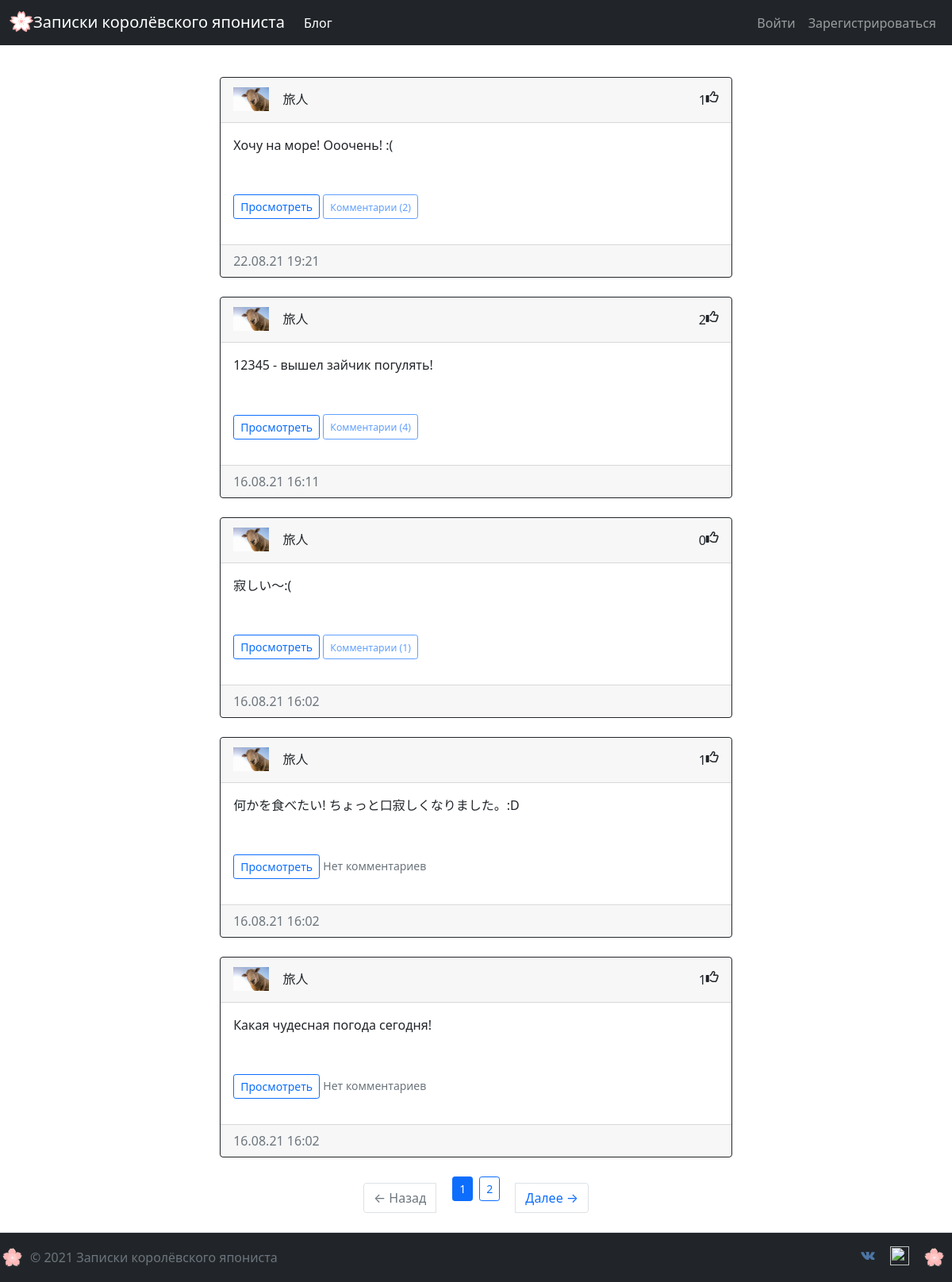
Page /home on the earlier database version.
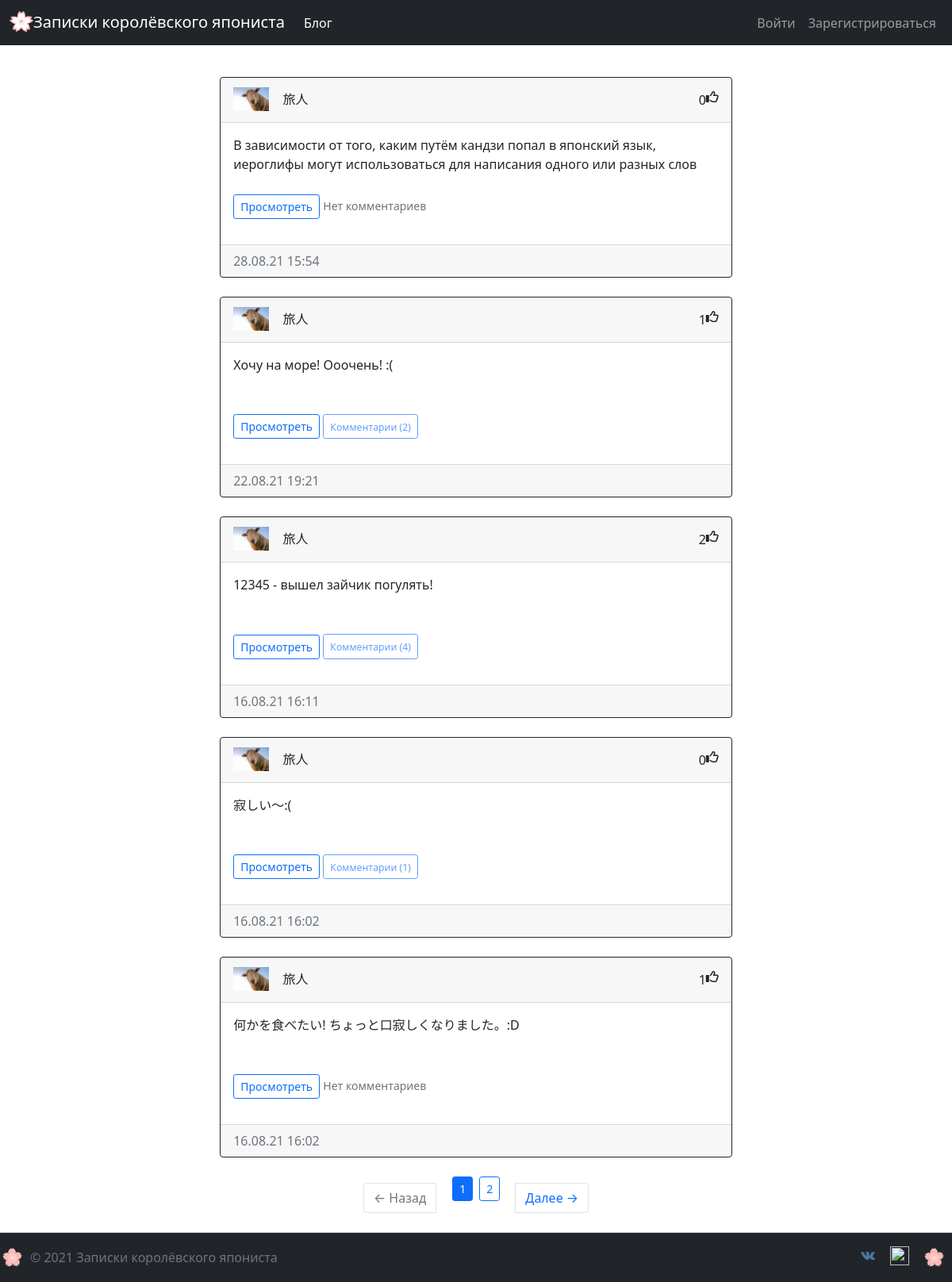
Same page on the later database version.
### app/models.py (models this page shows, shortened)
class Post(db.Model):
    id = db.Column(db.Integer, primary_key=True)
    text = db.Column(db.Text(400), nullable=False)
    created_date = db.Column(db.DateTime(timezone=True), default=func.now())
    author = db.Column(db.Integer, db.ForeignKey('user.id'), nullable=False)
    comments = db.relationship('Comment', backref='post', passive_deletes=True)
    likes = db.relationship('Like', backref='post', passive_deletes=True)

class User(db.Model, UserMixin):
    id = db.Column(db.Integer, primary_key=True)
    email = db.Column(db.String(50), unique=True)
    username = db.Column(db.String(50), unique=True)
    password = db.Column(db.String(10))
    created_date = db.Column(db.DateTime(timezone=True), default=func.now())
    admin = db.Column(db.Boolean, default=False)
    about_me = db.Column(db.String(140))
    last_seen = db.Column(db.DateTime(timezone=True), default=func.now())
    avatar = db.Column(db.String(50), default=None)
    posts = db.relationship('Post', backref='user')
    comments = db.relationship('Comment', backref='user')
    likes = db.relationship('Like', backref='user')
    def get_avatar(self, size):
        if self.avatar:
            return f'/static/avatars/{self.username}_{self.avatar}'
        else:
            digest = md5(self.email.lower().encode('utf-8')).hexdigest()
            return f'https://www.gravatar.com/avatar/{digest}?d=identicon&s={size}'

### app/views.py (the view)
@views.route('/home')
def home():
    page = request.args.get('page', 1, type=int)
    posts = Post.query.order_by(desc('id')).paginate(
        page, 5, False)
    next_url = url_for('views.home', page=posts.next_num) \
        if posts.has_next else None
    prev_url = url_for('views.home', page=posts.prev_num) \
        if posts.has_prev else None
    return render_template('home.html', user=current_user, posts=posts, next_url=next_url, prev_url=prev_url)

### app/views.py (called while the page is built)
@views.before_app_request
def before_request():
    if current_user.is_authenticated:
        current_user.last_seen = datetime.now()
        db.session.commit()

### app/templates/home.html (shortened to what this page needs)
{% extends 'base.html' %}
{% block content %}
<br/>
<div class="container md-3 for-post">
{% for post in posts.items %}
    <div class="card border-dark" >
        <div class="card-header d-flex justify-content-between align-item-center">
            <div>
            <img src="{{ post.user.get_avatar(30) }}" width="auto" height="30">
            <a href="/{{post.user.username}}/profile" class="btn" role="button">{{post.user.username}}</a>
            </div>
            <div class="d-flex justify-content-end align-item-center my-2">
                <span id="likes-count-{{post.id}}">{{ post.likes|length }}</span>
                {% if user.id in post.likes|map(attribute="author")|list %}
                <i class="fas fa-thumbs-up"
                   id="like-button-{{post.id}}"
                   onclick="like({{post.id}})"></i>
                {% else %}
                <i class="far fa-thumbs-up"
                   id="like-button-{{post.id}}"
                   onclick="like({{post.id}})"></i>
                {% endif %}
            </div>
        </div>
        <div class="card-body">
            <div class="card-text" style="height: 50px; overflow: hidden;">{{ post.text }}</div>
            <br/>
            <p class="card-text">
                <a role="button" href="/post/{{post.id}}" class="btn btn-sm btn-outline-primary">Просмотреть</a>
                {% if post.comments|length > 0 %}
                    <button data-bs-toggle="collapse" role="button"
                       class="btn btn-sm btn-outline-primary" disabled>
                        <small id="comments-button-{{post.id}}"
                                >Комментарии </small>
                        <small id="comments-count-{{post.id}}">({{ post.comments|length }})</small>
                    </button>
                {% else %}
                    <small class="text-muted">Нет комментариев</small>
                {% endif %}
            </p>
        </div>
        <div class="card-footer text-muted">
            {{ local_time(post.created_date) }}
        </div>
    </div>
    <br/>
{% endfor %}
    <nav aria-label="...">
        <ul class="pagination justify-content-center align-item-center">
            <li class="page-item previous{% if not prev_url %} disabled{% endif %} nav-item nav-link">
                <a class="page-link" href="{{ prev_url or '#' }}">
                    <span aria-hidden="true">&larr;</span> Назад
                </a>
            </li>
            {% for page_num in posts.iter_pages(left_edge=1, right_edge=1, left_current=1, right_current=2) %}
                {% if page_num %}
                    {% if posts.page == page_num %}
                        <li class="mx-1 "><a type="button" class="btn btn-sm btn-primary"
                                             href=" {{ url_for('views.home', page=page_num) }}">{{ page_num }}</a></li>
                    {% else %}
                        <li class="mx-1 "><a type="button" class="btn btn-sm btn-outline-primary"
                                             href=" {{ url_for('views.home', page=page_num) }}">{{ page_num }}</a></li>
                    {% endif %}
                {% else %}
                    <li>...</li>
                {% endif %}
            {% endfor %}
            <li class="page-item next{% if not next_url %} disabled{% endif %} nav-item nav-link">
                <a class="page-link" href="{{ next_url or '#' }}">
                    Далее <span aria-hidden="true">&rarr;</span>
                </a>
            </li>
        </ul>
    </nav>
</div>
{% endblock %}

### app/templates/base.html (shortened to what this page needs)
<!DOCTYPE html>
<html lang="en">
<head>
    <link href="https://cdn.jsdelivr.net/npm/bootstrap@5.1.0/dist/css/bootstrap.min.css"
          rel="stylesheet"
>
    <link href="{{ url_for('static', filename='styles.css') }}"
            rel="stylesheet"
            type="text/css">
</head>
<body>
    <div class="d-flex flex-column overflow-hidden min-vh-100 vh-100">
    <header class="sticky-top">
    <nav class="navbar navbar-expand-lg navbar-dark bg-dark mb-3" style="background-color: #6f42c1;">
      <div class="container-fluid" >
          <a class="navbar-brand" href="/hello">
          <img src="/static/images/93zGbFI-sakura-blossom-alice-vector.svg" alt="" width="30" height="30" class="d-inline-block align-text-top">Записки королёвского япониста
          </a>
          <div class="navbar-nav">
            <a class="nav-item nav-link active" aria-current="page" href="/home">Блог</a>
          </div>
        <div class="collapse navbar-collapse justify-content-end" id="navbar">
          <div class="navbar-nav">
              {% if user.is_authenticated %}
                <a class="nav-item nav-link">{{ current_user.username }}</a>
                <a class="nav-item nav-link" href="/{{current_user.username}}/profile"><img src="{{ current_user.get_avatar(30) }}" width="auto" height="30"></a>
                <a class="nav-item nav-link" href="/logout">Выйти</a>
              {% else %}
                <a class="nav-item nav-link" href="/login">Войти</a>
                <a class="nav-item nav-link" href="/signup">Зарегистрироваться</a>
              {% endif %}
          </div>
        </div>
      </div>
    </nav>
    </header>
    <main role="main" class="flex-grow-1 overflow-auto flex-fill">
        <div class="container">
            {% block content %}
            {% endblock %}
        </div>
    </main>
    <footer class="d-flex flex-wrap justify-content-between align-items-center py-3 border-top flex-grow-0 sticky-bottom bg-dark">
        <div
        <div class="col-md-4 d-flex align-items-center" >
          <a href="/" class="mb-3 me-2 mb-md-0 text-muted text-decoration-none lh-1">
            <img src="/static/images/009.svg" alt="" width="30" height="30">
          </a>
          <span class="text-muted">© 2021 Записки королёвского япониста</span>
        </div>
        <ul class="nav col-md-4 justify-content-end list-unstyled d-flex">
          <li class="ms-3"><a class="text-muted" href="https://vk.com/vlad.yurkoff"><img src="/static/images/1486147227-social-media-network26_79482.svg" alt="" width="24" height="24" class="d-inline-block align-text-top"></a></li>
          <li class="ms-3"><a class="text-muted" href="https://www.instagram.com/vladislaviurkov72/"><img src="/static/images/Instagram_icon-icons.com_66804.svg" alt="" width="24" height="24" class="d-inline-block align-text-top"></a></li>
          <li class="ms-3"><a href="/" class="mb-3 me-2 mb-md-0 text-muted text-decoration-none lh-1">
            <img src="/static/images/009.svg" alt="" width="30" height="30">
          </a></li>
        </ul>
    </footer>
</div>
</body>
</html>

### app/static/styles.css (style rules this page uses)
.for-post { width: 60%; margin-left: auto; margin-right: auto; }

Differences in the rows shown:
no longer on this page (row unchanged): Post: user.get_avatar (picture), user.username "旅人", likes|length "1", text "Какая чудесная погода сегодня!", shows "Нет комментариев", created_date "16.08.21 16:02"
added Post: user.get_avatar (picture), user.username "旅人", likes|length "0", text "В зависимости от того, каким путём кандзи попал в японский язык, иероглифы могут использоваться для написания одного или разных слов…", shows "Нет комментариев", created_date "28.08.21 15:54"
